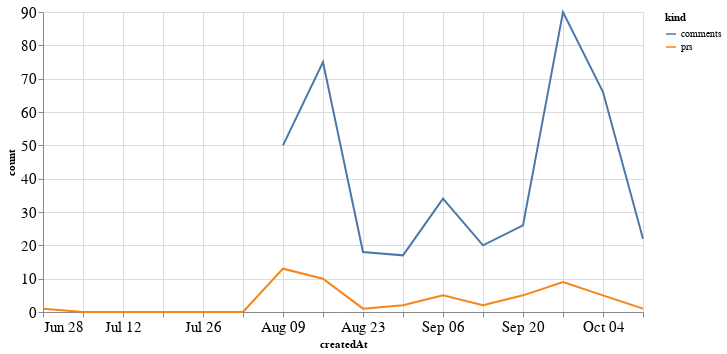

Notebook source saved alongside this figure:
### Code cell
alt.Chart(total_time, width=600).mark_line().encode(
    x='createdAt',
    y='count',
    color='kind'
)

### Figure 1 — Vega-Lite specification as saved in the notebook (floating-point values rounded to 4 significant figures)
{"config": {"axisLeft": {"labelFontSize": 15}, "axisBottom": {"labelFontSize": 15}}, "data": {"name": "data-8efd2b9e1cef02c3eaa503b711c6aa2c"}, "mark": "line", "encoding": {"color": {"type": "nominal", "field": "kind"}, "x": {"type": "temporal", "field": "createdAt"}, "y": {"type": "quantitative", "field": "count"}}, "width": 600, "$schema": "https://vega.github.io/schema/vega-lite/v4.8.1.json", "datasets": {"data-8efd2b9e1cef02c3eaa503b711c6aa2c": [{"createdAt": "2020-06-28T00:00:00", "kind": "prs", "count": 1.0}, {"createdAt": "2020-07-05T00:00:00", "kind": "prs", "count": 0.0}, {"createdAt": "2020-07-12T00:00:00", "kind": "prs", "count": 0.0}, {"createdAt": "2020-07-19T00:00:00", "kind": "prs", "count": 0.0}, {"createdAt": "2020-07-26T00:00:00", "kind": "prs", "count": 0.0}, {"createdAt": "2020-08-02T00:00:00", "kind": "prs", "count": 0.0}, {"createdAt": "2020-08-09T00:00:00", "kind": "prs", "count": 13.0}, {"createdAt": "2020-08-16T00:00:00", "kind": "prs", "count": 10.0}, {"createdAt": "2020-08-23T00:00:00", "kind": "prs", "count": 1.0}, {"createdAt": "2020-08-30T00:00:00", "kind": "prs", "count": 2.0}, {"createdAt": "2020-09-06T00:00:00", "kind": "prs", "count": 5.0}, {"createdAt": "2020-09-13T00:00:00", "kind": "prs", "count": 2.0}, {"createdAt": "2020-09-20T00:00:00", "kind": "prs", "count": 5.0}, {"createdAt": "2020-09-27T00:00:00", "kind": "prs", "count": 9.0}, {"createdAt": "2020-10-04T00:00:00", "kind": "prs", "count": 5.0}, {"createdAt": "2020-10-11T00:00:00", "kind": "prs", "count": 1.0}, {"createdAt": "2020-06-28T00:00:00", "kind": "comments", "count": null}, {"createdAt": "2020-07-05T00:00:00", "kind": "comments", "count": null}, {"createdAt": "2020-07-12T00:00:00", "kind": "comments", "count": null}, {"createdAt": "2020-07-19T00:00:00", "kind": "comments", "count": null}, {"createdAt": "2020-07-26T00:00:00", "kind": "comments", "count": null}, {"createdAt": "2020-08-02T00:00:00", "kind": "comments", "count": null}, {"createdAt": "2020-08-09T00:00:00", "kind": "comments", "count": 50.0}, {"createdAt": "2020-08-16T00:00:00", "kind": "comments", "count": 75.0}, {"createdAt": "2020-08-23T00:00:00", "kind": "comments", "count": 18.0}, {"createdAt": "2020-08-30T00:00:00", "kind": "comments", "count": 17.0}, {"createdAt": "2020-09-06T00:00:00", "kind": "comments", "count": 34.0}, {"createdAt": "2020-09-13T00:00:00", "kind": "comments", "count": 20.0}, {"createdAt": "2020-09-20T00:00:00", "kind": "comments", "count": 26.0}, {"createdAt": "2020-09-27T00:00:00", "kind": "comments", "count": 90.0}, {"createdAt": "2020-10-04T00:00:00", "kind": "comments", "count": 66.0}, {"createdAt": "2020-10-11T00:00:00", "kind": "comments", "count": 22.0}]}}
